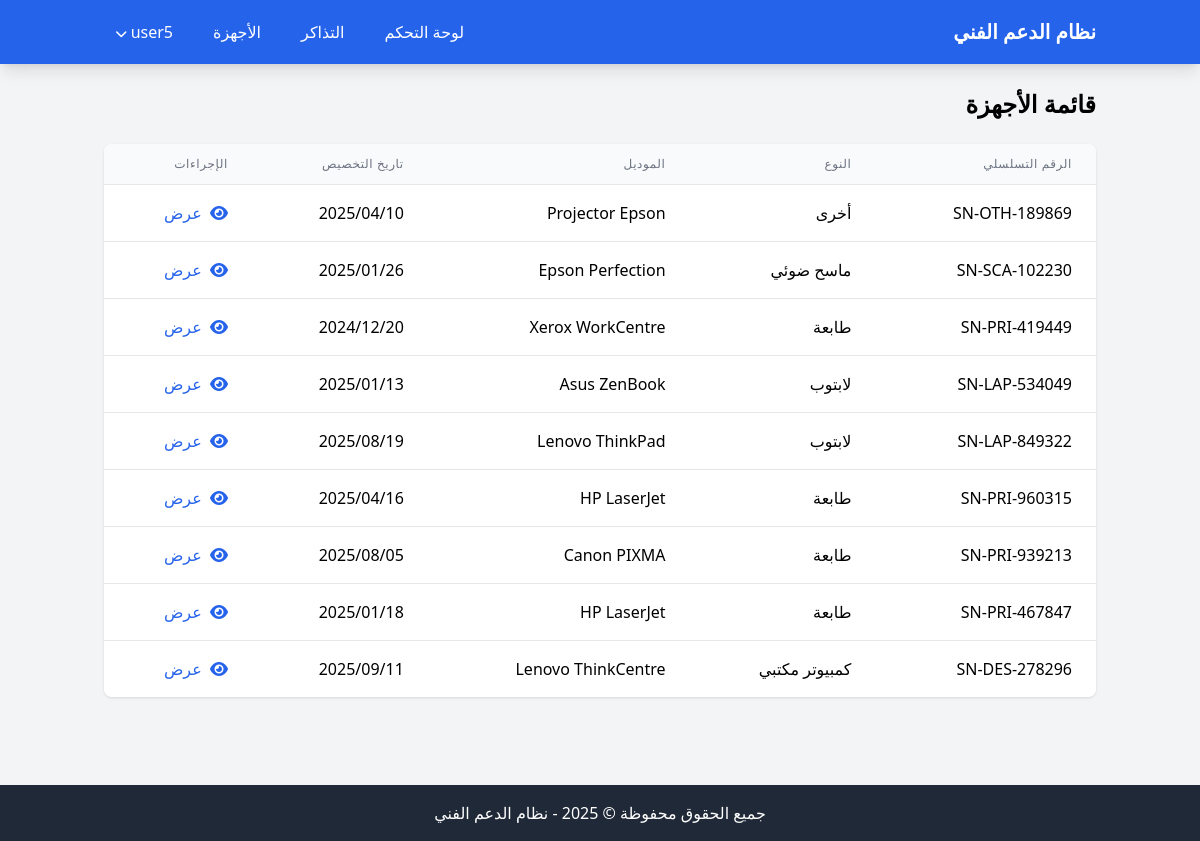
Page /devices/ (signed in) on the committed database.
### rols_app/models.py (models this page shows, shortened)
class Device(models.Model):
    DEVICE_TYPES = [
        ('LAPTOP', 'لابتوب'),
        ('DESKTOP', 'كمبيوتر مكتبي'),
        ('PRINTER', 'طابعة'),
        ('SCANNER', 'ماسح ضوئي'),
        ('OTHER', 'أخرى'),
    ]
    serial_number = models.CharField(max_length=100, unique=True, verbose_name="الرقم التسلسلي")
    device_type = models.CharField(max_length=20, choices=DEVICE_TYPES, verbose_name="نوع الجهاز")
    model = models.CharField(max_length=100, verbose_name="موديل الجهاز")
    assigned_to = models.ForeignKey(User, on_delete=models.SET_NULL, null=True, blank=True, related_name="devices", verbose_name="مخصص للموظف")
    date_assigned = models.DateField(null=True, blank=True, verbose_name="تاريخ التخصيص")
    notes = models.TextField(blank=True, verbose_name="ملاحظات")
    class Meta:
        verbose_name = "جهاز"
        verbose_name_plural = "الأجهزة"

### rols_app/views.py (the view)
# urls.py: path('devices/', views.device_list, name='device_list'),
@login_required
def device_list(request):
    if request.user.is_staff:
        devices = Device.objects.all()
    else:
        devices = Device.objects.filter(assigned_to=request.user)
    return render(request, 'rols_app/device_list.html', {'devices': devices})

### rols_app/context_processors.py (called while the page is built)
def current_year(request):
    return {
        'current_year': datetime.datetime.now().year
    }

### rols_app/templates/rols_app/device_list.html (shortened to what this page needs)
{% extends 'rols_app/base.html' %}
{% block content %}
<div class="mb-8">
    <div class="flex justify-between items-center mb-6">
        <h1 class="text-2xl font-bold">قائمة الأجهزة</h1>
    </div>
    {% if devices %}
        <div class="bg-white rounded-lg shadow overflow-hidden">
            <table class="min-w-full divide-y divide-gray-200">
                <thead class="bg-gray-50">
                    <tr>
                        <th class="px-6 py-3 text-right text-xs font-medium text-gray-500 uppercase tracking-wider">الرقم التسلسلي</th>
                        <th class="px-6 py-3 text-right text-xs font-medium text-gray-500 uppercase tracking-wider">النوع</th>
                        <th class="px-6 py-3 text-right text-xs font-medium text-gray-500 uppercase tracking-wider">الموديل</th>
                        <th class="px-6 py-3 text-right text-xs font-medium text-gray-500 uppercase tracking-wider">تاريخ التخصيص</th>
                        <th class="px-6 py-3 text-right text-xs font-medium text-gray-500 uppercase tracking-wider">الإجراءات</th>
                    </tr>
                </thead>
                <tbody class="bg-white divide-y divide-gray-200">
                    {% for device in devices %}
                        <tr class="hover:bg-gray-50">
                            <td class="px-6 py-4 whitespace-nowrap">{{ device.serial_number }}</td>
                            <td class="px-6 py-4 whitespace-nowrap">{{ device.get_device_type_display }}</td>
                            <td class="px-6 py-4 whitespace-nowrap">{{ device.model }}</td>
                            <td class="px-6 py-4 whitespace-nowrap">{{ device.date_assigned|date:"Y/m/d"|default:"-" }}</td>
                            <td class="px-6 py-4 whitespace-nowrap">
                                <a href="{% url 'device_detail' device.id %}" class="text-blue-600 hover:text-blue-900">
                                    <i class="fas fa-eye ml-1"></i> عرض
                                </a>
                            </td>
                        </tr>
                    {% endfor %}
                </tbody>
            </table>
        </div>
    {% endif %}
</div>
{% endblock %}

### rols_app/templates/rols_app/base.html (shortened to what this page needs)
<!DOCTYPE html>
<html lang="ar" dir="rtl">
<head>
    <script src="https://cdn.tailwindcss.com"></script>
    <link rel="stylesheet" href="https://cdnjs.cloudflare.com/ajax/libs/font-awesome/6.0.0/css/all.min.css">
</head>
<body class="bg-gray-100">
    <nav class="bg-blue-600 text-white shadow-lg">
        <div class="container mx-auto px-4 py-3">
            <div class="flex justify-between items-center">
                <div class="text-xl font-bold">نظام الدعم الفني</div>
                <div class="flex space-x-4 space-x-reverse">
                    {% if user.is_authenticated %}
                        <a href="{% url 'dashboard' %}" class="px-3 py-2 rounded hover:bg-blue-700">لوحة التحكم</a>
                        <a href="{% url 'ticket_list' %}" class="px-3 py-2 rounded hover:bg-blue-700">التذاكر</a>
                        <a href="{% url 'device_list' %}" class="px-3 py-2 rounded hover:bg-blue-700">الأجهزة</a>
                        <div class="relative group">
                            <button class="px-3 py-2 rounded hover:bg-blue-700">
                                {{ user.username }} <i class="fas fa-chevron-down text-xs"></i>
                            </button>
                        </div>
                    {% else %}
                        <a href="{% url 'login' %}" class="px-3 py-2 rounded hover:bg-blue-700">تسجيل الدخول</a>
                    {% endif %}
                </div>
            </div>
        </div>
    </nav>
    <main class="container mx-auto px-4 py-6">
        {% block content %}{% endblock %}
    </main>
    <footer class="bg-gray-800 text-white py-4 mt-8">
        <div class="container mx-auto px-4 text-center">
            <p>جميع الحقوق محفوظة &copy; {{ current_year }} - نظام الدعم الفني</p>
        </div>
    </footer>
</body>
</html>

### rols_app/templates/rols_app/base.html (style rules this page uses)
body { font-family: 'Segoe UI', Tahoma, Geneva, Verdana, sans-serif; }

### rows in the picture
Device: serial_number "SN-OTH-189869", device_type "أخرى", model "Projector Epson", date_assigned "2025/04/10"
Device: serial_number "SN-SCA-102230", device_type "ماسح ضوئي", model "Epson Perfection", date_assigned "2025/01/26"
Device: serial_number "SN-PRI-419449", device_type "طابعة", model "Xerox WorkCentre", date_assigned "2024/12/20"
Device: serial_number "SN-LAP-534049", device_type "لابتوب", model "Asus ZenBook", date_assigned "2025/01/13"
Device: serial_number "SN-LAP-849322", device_type "لابتوب", model "Lenovo ThinkPad", date_assigned "2025/08/19"
Device: serial_number "SN-PRI-960315", device_type "طابعة", model "HP LaserJet", date_assigned "2025/04/16"
Device: serial_number "SN-PRI-939213", device_type "طابعة", model "Canon PIXMA", date_assigned "2025/08/05"
Device: serial_number "SN-PRI-467847", device_type "طابعة", model "HP LaserJet", date_assigned "2025/01/18"
Device: serial_number "SN-DES-278296", device_type "كمبيوتر مكتبي", model "Lenovo ThinkCentre", date_assigned "2025/09/11"

### other values in the picture
{{ user.username }} "user5"
